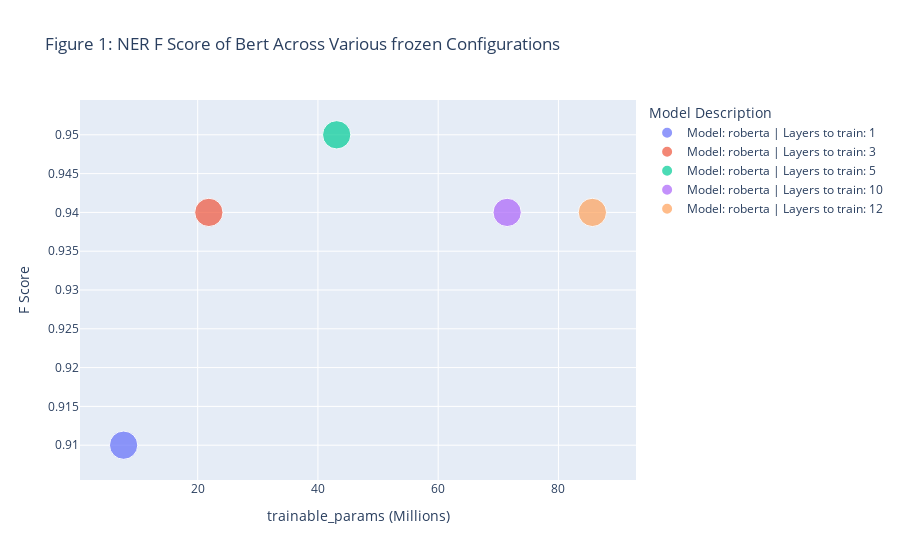

Notebook cell for this chart:
### Code cell
resdf = df.groupby("trainable_params (Millions)").agg({"Score": ["max"], "Description": "first"})

resdf["trainable_params (Millions)"] = resdf.index
resdf["F Score"] = resdf[("Score", "max")]
resdf["Model Description"] = resdf[("Description", "first")]

resdf["size"] = 1

px.scatter(resdf, x="trainable_params (Millions)", y="F Score", title="Figure 1: NER F Score of Bert Across Various frozen Configurations", color="Model Description", size="size")

### Figure 1 — Plotly figure (JSON) as saved in the notebook; plotly's stock layout.template omitted (floating-point values rounded to 4 significant figures)
{"data": [{"hovertemplate": "Model Description=Model: roberta | Layers to train: 1<br>trainable_params (Millions)=%{x}<br>F Score=%{y}<br>size=%{marker.size}<extra></extra>", "legendgroup": "Model: roberta | Layers to train: 1", "marker": {"color": "#636efa", "size": [1], "sizemode": "area", "sizeref": 0.0025, "symbol": "circle"}, "mode": "markers", "name": "Model: roberta | Layers to train: 1", "orientation": "v", "showlegend": true, "type": "scatter", "x": [7.678], "xaxis": "x", "y": [0.91], "yaxis": "y"}, {"hovertemplate": "Model Description=Model: roberta | Layers to train: 3<br>trainable_params (Millions)=%{x}<br>F Score=%{y}<br>size=%{marker.size}<extra></extra>", "legendgroup": "Model: roberta | Layers to train: 3", "marker": {"color": "#EF553B", "size": [1], "sizemode": "area", "sizeref": 0.0025, "symbol": "circle"}, "mode": "markers", "name": "Model: roberta | Layers to train: 3", "orientation": "v", "showlegend": true, "type": "scatter", "x": [21.85], "xaxis": "x", "y": [0.94], "yaxis": "y"}, {"hovertemplate": "Model Description=Model: roberta | Layers to train: 5<br>trainable_params (Millions)=%{x}<br>F Score=%{y}<br>size=%{marker.size}<extra></extra>", "legendgroup": "Model: roberta | Layers to train: 5", "marker": {"color": "#00cc96", "size": [1], "sizemode": "area", "sizeref": 0.0025, "symbol": "circle"}, "mode": "markers", "name": "Model: roberta | Layers to train: 5", "orientation": "v", "showlegend": true, "type": "scatter", "x": [43.12], "xaxis": "x", "y": [0.95], "yaxis": "y"}, {"hovertemplate": "Model Description=Model: roberta | Layers to train: 10<br>trainable_params (Millions)=%{x}<br>F Score=%{y}<br>size=%{marker.size}<extra></extra>", "legendgroup": "Model: roberta | Layers to train: 10", "marker": {"color": "#ab63fa", "size": [1], "sizemode": "area", "sizeref": 0.0025, "symbol": "circle"}, "mode": "markers", "name": "Model: roberta | Layers to train: 10", "orientation": "v", "showlegend": true, "type": "scatter", "x": [71.47], "xaxis": "x", "y": [0.94], "yaxis": "y"}, {"hovertemplate": "Model Description=Model: roberta | Layers to train: 12<br>trainable_params (Millions)=%{x}<br>F Score=%{y}<br>size=%{marker.size}<extra></extra>", "legendgroup": "Model: roberta | Layers to train: 12", "marker": {"color": "#FFA15A", "size": [1], "sizemode": "area", "sizeref": 0.0025, "symbol": "circle"}, "mode": "markers", "name": "Model: roberta | Layers to train: 12", "orientation": "v", "showlegend": true, "type": "scatter", "x": [85.65], "xaxis": "x", "y": [0.94], "yaxis": "y"}], "layout": {"autosize": true, "legend": {"itemsizing": "constant", "title": {"text": "Model Description"}, "tracegroupgap": 0}, "title": {"text": "Figure 1: NER F Score of Bert Across Various frozen Configurations"}, "xaxis": {"anchor": "y", "autorange": true, "domain": [0, 1], "range": [1.696, 91.63], "title": {"text": "trainable_params (Millions)"}, "type": "linear"}, "yaxis": {"anchor": "x", "autorange": true, "domain": [0, 1], "range": [0.9024, 0.9576], "title": {"text": "F Score"}, "type": "linear"}}}
